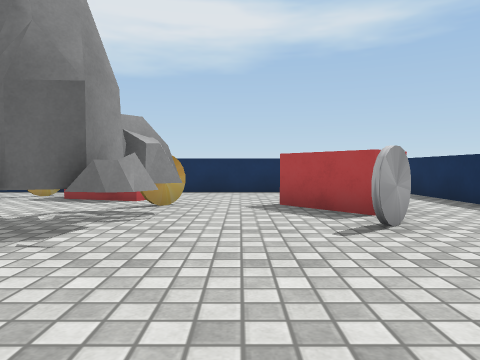
View 1 (above)

23 first-person views from a walk through a 3-D level made in the Unity game engine. The camera is 0.72 m above the floor, tilts 2° down and sees 70° across. The floor is counted in squares, 1 m on a side. Each view is taken from the middle of a square. On the plan, view 1 faces up. The plan holds only what a view shows up to about 11 squares ahead; the rest is blank. The player is left out. Some surface patterns are stand-ins.

View 2
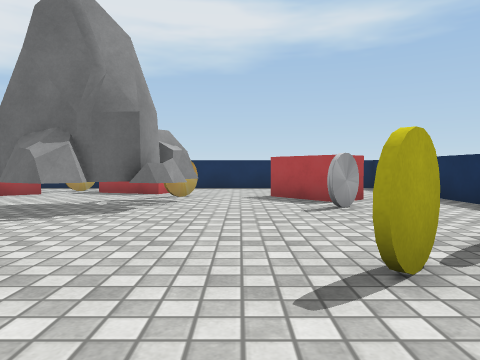

View 3
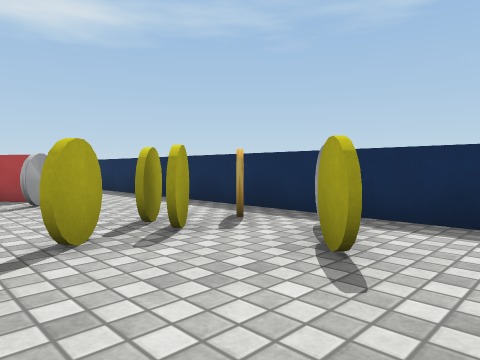

View 4
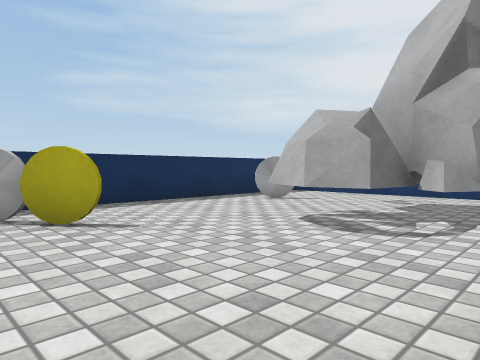

View 5
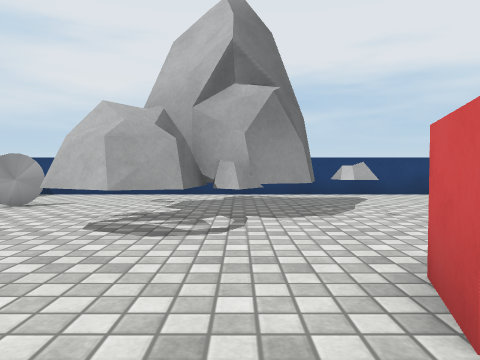

View 6
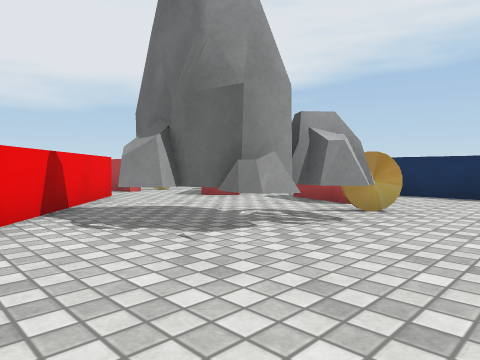

View 7
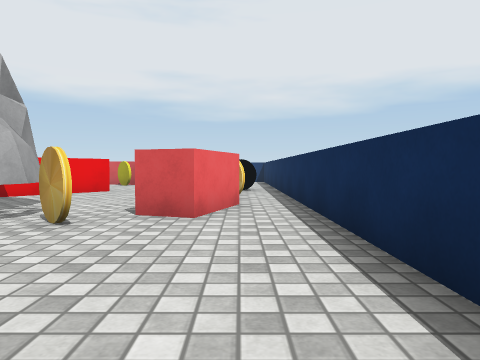

View 8
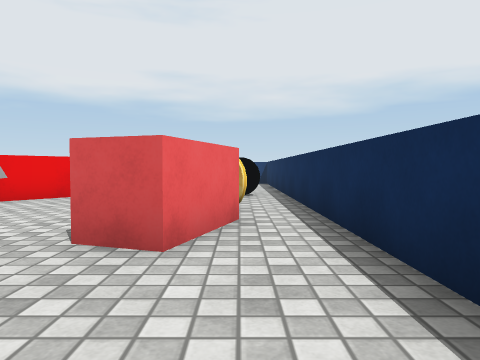

View 9
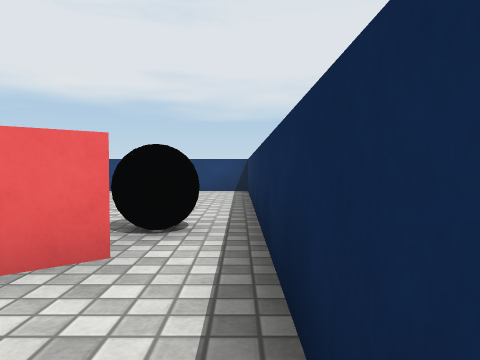

View 10
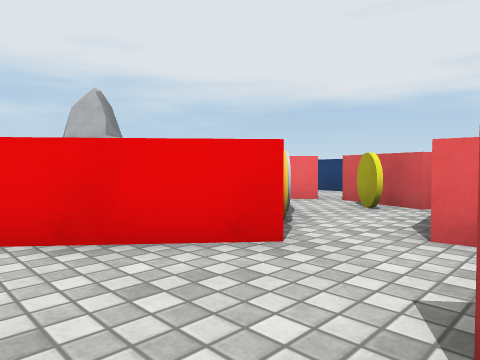

View 11
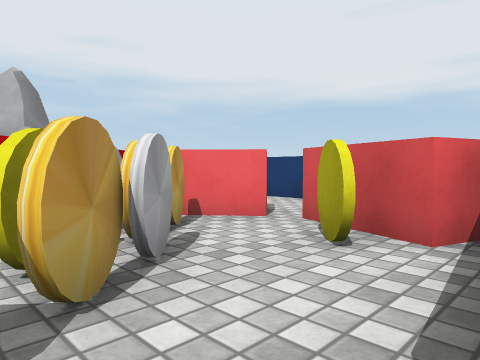

View 12
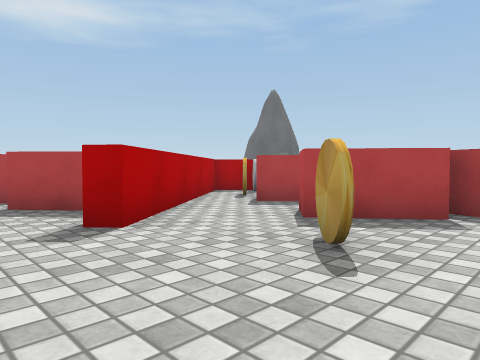

View 13
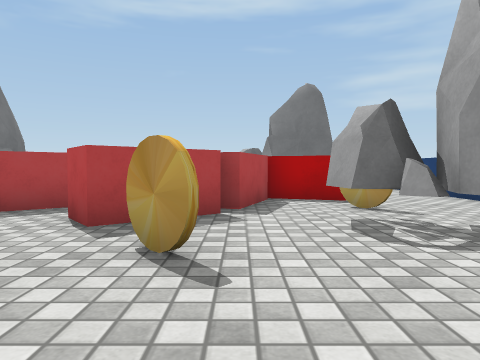

View 14
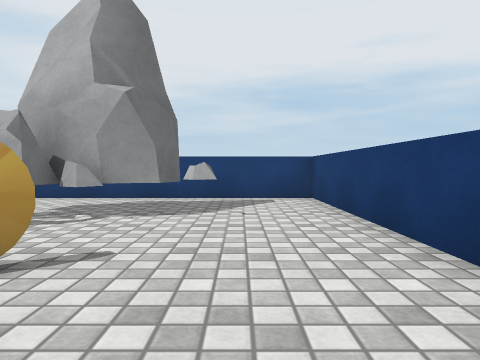

View 15
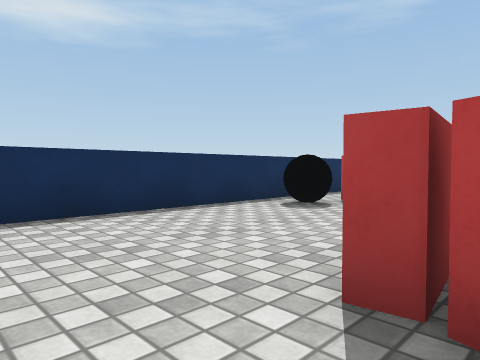

View 16
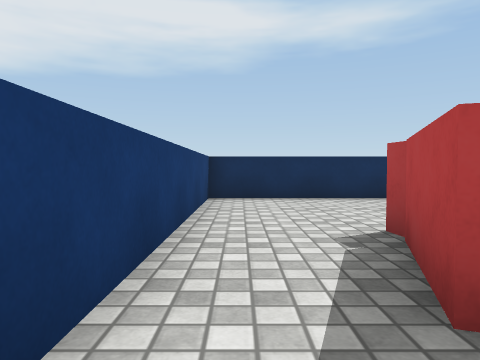

View 17
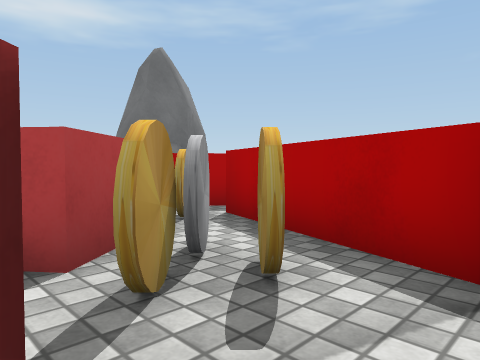

View 18
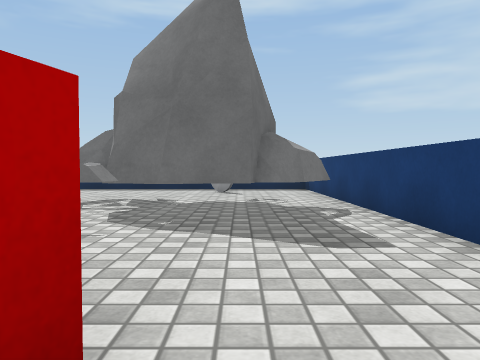

View 19
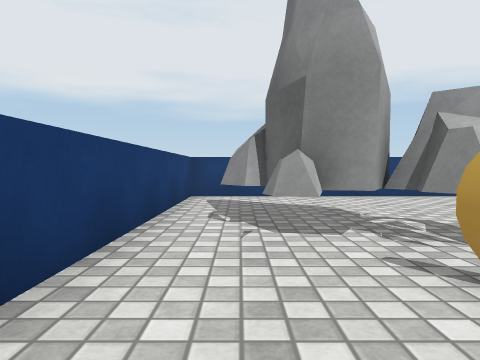

View 20
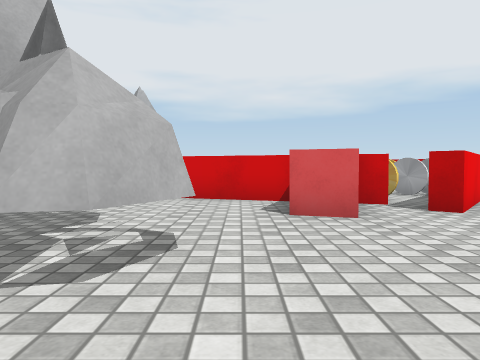

View 21
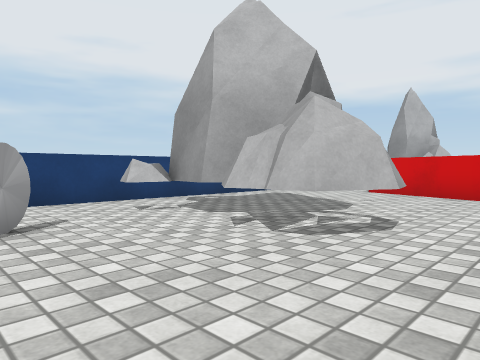

View 22
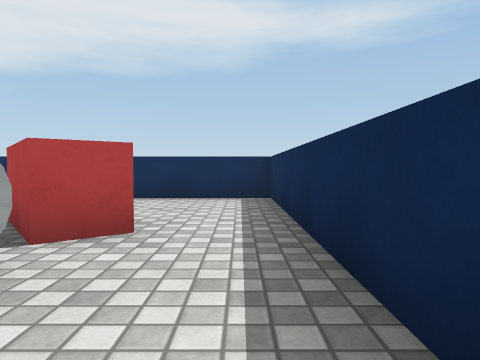

View 23
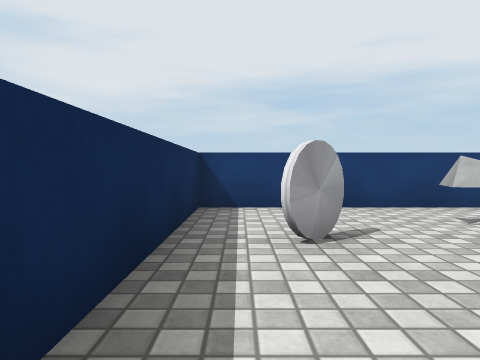

### Floor plan
Key: @ floor where view 1 was taken; # wall or solid block; . floor; B red block; R rock; T thing the floor can be seen under or through; L black ball; O other object.
Columns run from 15 left of view 1 to 5 right of it. Each row starts with its distance up from view 1.
 11 #####################
 10 #...................#
  9 #......L..O.........#
  8 #.......BB.BBB......#
  7 #........B......BB..#
  6 #..####......R...B..#
  5 #..B......RR RR.....#
  4 #.BBO.O##..TTT...O..#
  3 #....OO####RR.R.....#
  2 #..BOO##OO##........#
  1 #..BB##....##....O.O#
  0 # ..##.BB.O##..@OO..#
 -1   .##...B..#B.....OO#
 -2  .....B.OO##B.......#
 -3 #...O.BB..#.........#
 -4 #.......BB#...RRR...#
 -5 #....R...##.RR#RR...#
 -6 #..R#RRO.#...###R...#
 -7 #..###.......#  R.O.#
 -8 #...RRR.......R R...#
 -9 #####################

Where each view was taken, in squares from view 1:
view 1: 0 up, 0 right, facing up
view 2: 2 down, 0 right, facing up
view 3: 3 down, 0 right, facing up-right
view 4: 0 up, 2 left, facing down-right
view 5: 0 up, 1 left, facing down
view 6: 1 up, 1 right, facing up-left
view 7: 9 up, 3 right, facing left
view 8: 9 up, 1 right, facing left
view 9: 10 up, 4 left, facing left
view 10: 7 up, 5 left, facing down-left
view 11: 6 up, 8 left, facing down-left
view 12: 5 down, 14 left, facing up-right
view 13: 4 down, 14 left, facing right
view 14: 1 down, 13 left, facing down
view 15: 5 up, 14 left, facing up-right
view 16: 2 up, 14 left, facing up
view 17: 4 down, 8 left, facing up-right
view 18: 7 down, 7 left, facing right
view 19: 8 down, 6 left, facing left
view 20: 3 down, 3 right, facing left
view 21: 2 down, 4 right, facing down-left
view 22: 2 up, 4 right, facing up
view 23: 3 down, 4 right, facing down
